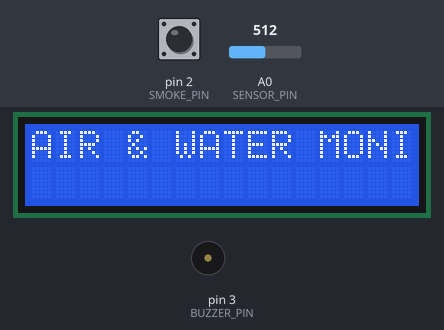
Simulated run of this sketch. Board: Arduino Uno, built with avr-gcc and run on an emulated ATmega328P. Shown: 16×2 character LCD, buzzer (waves = sounding, pin HIGH). Inputs (shaded band) come from the test bench; at power-on: pin 2 (SMOKE_PIN) LOW, A0 (SENSOR_PIN) = 512. The modem accepts every AT command (registered, SIM ready, sends succeed) and sends nothing else; what the sketch prints to the serial monitor is not drawn.

Above: at 0.1 s.
At 6.2 s:
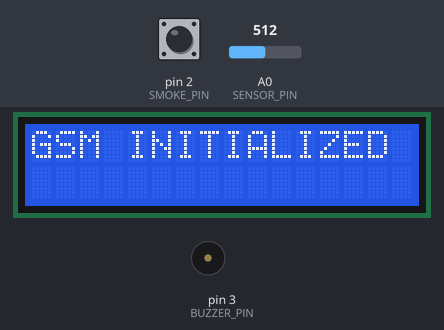
At 22.4 s:
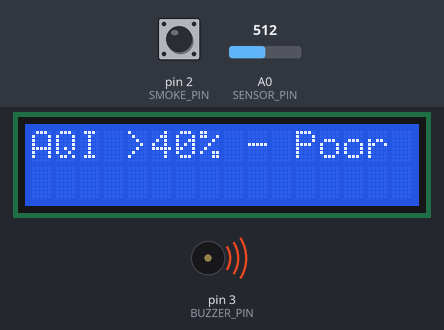
At 123.8 s:
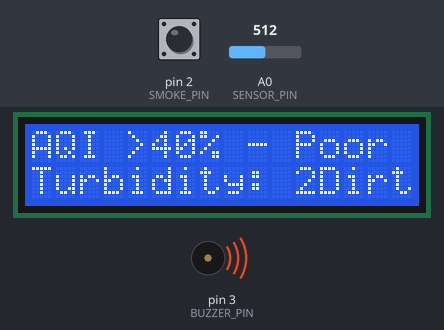
Timing chart, 0 to 125.3 s (numbered marks = the images above):
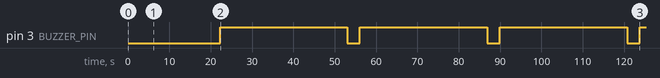

Measured:
- by itself, pin 3 (BUZZER_PIN): alternates HIGH for 30.8 s and LOW for 3.0 s
- what the display in image 1 shows lasts 2.0 s, from 6.1 s to 8.1 s
- what the display in image 2 shows lasts 16.2 s, from 22.3 s to 38.5 s

The sketch:

air_water_quality.ino
```cpp
#include <EEPROM.h>
#include <Wire.h>
#include <LiquidCrystal_I2C.h>
#include <SoftwareSerial.h>

LiquidCrystal_I2C lcd(0x27, 16, 2);
SoftwareSerial GSM(6, 7); // RX, TX for GSM

char phone_no1[] = "+910000000000"; // Replace with actual number
char phone_no2[] = "+910000000000"; // Replace with actual number

#define SENSOR_PIN A0
#define SMOKE_PIN 2
#define BUZZER_PIN 3

void setup() {
    pinMode(SENSOR_PIN, INPUT);
    pinMode(BUZZER_PIN, OUTPUT);
    pinMode(SMOKE_PIN, INPUT);

    Serial.begin(9600);
    GSM.begin(9600);

    lcd.init();
    lcd.backlight();
    lcd.setCursor(0, 0);
    lcd.print("AIR & WATER MONITOR");
    delay(2000);
    lcd.clear();

    Serial.println("Initializing GSM...");
    initModule("AT", "OK", 2000);
    initModule("ATE1", "OK", 2000);
    initModule("AT+CPIN?", "READY", 2000);
    initModule("AT+CMGF=1", "OK", 2000); // Set SMS text mode
    Serial.println("GSM Initialized");

    lcd.setCursor(0, 0);
    lcd.print("GSM INITIALIZED");
    delay(2000);
    lcd.clear();

    sendSMS(phone_no1, "System started successfully");
    sendSMS(phone_no2, "System started successfully");
}

void loop() {
    // Air quality check
    if (digitalRead(SMOKE_PIN) == 0) {
        lcd.setCursor(0, 0);
        lcd.print("AQI >40% - Poor Air ");
        digitalWrite(BUZZER_PIN, HIGH);
        sendSMS(phone_no1, "Alert! Poor air quality detected");
        sendSMS(phone_no2, "Alert! Poor air quality detected");
        delay(2000);
    } else {
        lcd.setCursor(0, 0);
        lcd.print("AQI <40% - Clean Air");
        digitalWrite(BUZZER_PIN, LOW);
    }

    // Water turbidity check
    int read_ADC = analogRead(SENSOR_PIN);
    int ntu = map(read_ADC, 0, 208, 0, 100);

    lcd.setCursor(0, 1);
    lcd.print("Turbidity: ");
    lcd.print(ntu);
    lcd.print("   "); // Clear residue

    lcd.setCursor(12, 1);
    if (ntu < 10) {
        lcd.print("Clean ");
    } else if (ntu < 30) {
        lcd.print("Cloudy");
    } else {
        lcd.print("Dirty ");
        digitalWrite(BUZZER_PIN, HIGH);
        sendSMS(phone_no1, "Alert! Dirty water detected");
        sendSMS(phone_no2, "Alert! Dirty water detected");
        delay(500);
        digitalWrite(BUZZER_PIN, LOW);
    }

    delay(3000); // Delay before next cycle
}

void sendSMS(char *number, char *msg) {
    GSM.println("AT+CMGF=1"); // Set SMS mode to text
    delay(1000);

    GSM.print("AT+CMGS=\"");
    GSM.print(number);
    GSM.println("\"");
    delay(1000);

    GSM.print(msg);
    GSM.write(26); // CTRL+Z
    delay(5000);   // Wait for the message to be sent
}

void initModule(const char *cmd, const char *expected, int timeout) {
    GSM.println(cmd);
    long int time = millis();
    while ((millis() - time) < timeout) {
        while (GSM.available()) {
            String response = GSM.readString();
            if (response.indexOf(expected) != -1) {
                Serial.println(String(cmd) + " -> OK");
                return;
            }
        }
    }
    Serial.println(String(cmd) + " -> No Response");
}
```
